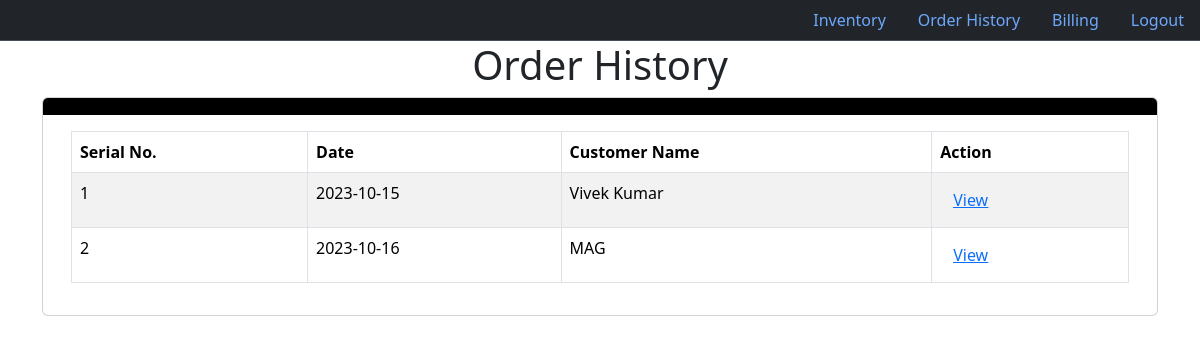
The page /orderhistory/ on the database its author committed.
### invoice/models.py (models this page shows, shortened)
class Invoice(models.Model):
    customer_name = models.CharField(max_length=50)
    customer_gst = models.CharField(max_length=50)
    phone = models.CharField(max_length=15)
    product_name = models.CharField(max_length=50)
    quantity = models.CharField(max_length=50)
    price = models.CharField(max_length=50)
    total = models.CharField(max_length=50)
    netamount = models.CharField(max_length=50)
    date = models.CharField(max_length=50)

### Invoice_App/views.py (the view)
# urls.py: path('orderhistory/', views.orderhistory,name='orderhistory'),
def orderhistory(request):
    customer_name = Invoice.objects.all()
    context={
        'customer_name': customer_name,
    }
    return render(request,'orderhistory.html',context)

### Invoice_App/templates/orderhistory.html (shortened to what this page needs)
<!DOCTYPE html>
<html lang="en">
<head>
    <link rel="stylesheet" href="https://cdn.jsdelivr.net/npm/bootstrap@5.3.1/dist/css/bootstrap.min.css">
    <link href="https://cdn.jsdelivr.net/npm/select2@4.1.0-rc.0/dist/css/select2.min.css" rel="stylesheet" />
</head>
<body>
    <ul class="nav justify-content-end bg-dark border-bottom border-body" data-bs-theme="dark">
        <li class="nav-item">
            <a class="nav-link" href="/inventory/">Inventory</a>
            </li>
        <li class="nav-item">
            <a class="nav-link" href="#">Order History</a>
            </li>
        <li class="nav-item">
            <a class="nav-link" href="/billing/">Billing</a>
            </li>
        <li class="nav-item">
            <a class="nav-link" href="/">Logout</a>
            </li>
    </ul>
    <h1 class="text-center">Order History</h1>
    <div class="container">
        <div class="card">
            <div class="card-header bg-black"></div>
            <div class="card-body">
                <div class="container">
<div class="content-section">
    <table class="table table-striped table-bordered table-hover">
        <thead class="thead-dark">
            <tr>
            <th scope="col">Serial No.</th>
            <th scope="col">Date</th>
            <th scope="col">Customer Name</th>
            <th scope="col">Action</th>
            </tr>
        </thead>
        <tbody>
            {% for customer in customer_name %}
            <tr>
                <td>{{forloop.counter}}</td>
                <td>{{ customer.date}}</td>
                <td>{{ customer.customer_name}}</td>
                <td><button type="button" class="btn btn-link"><a href="{% url 'view' customer.id %}">View</a></button></td>
            </tr>
            {% endfor %}
        </tbody>
    </table>
</div>
</body>
</html>

### rows shown on the page
Invoice: date "2023-10-15", customer_name "Vivek Kumar"
Invoice: date "2023-10-16", customer_name "MAG"
